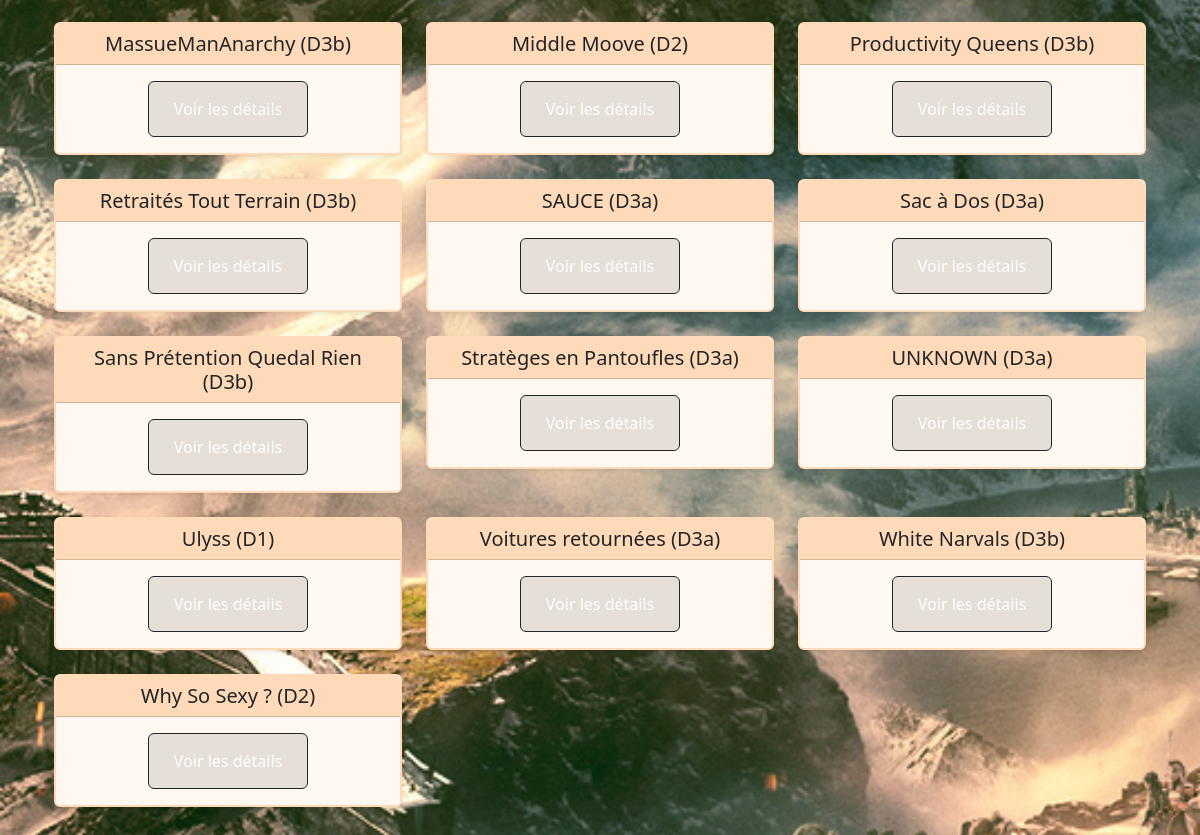
Before: /team (lower part) with the older database file.
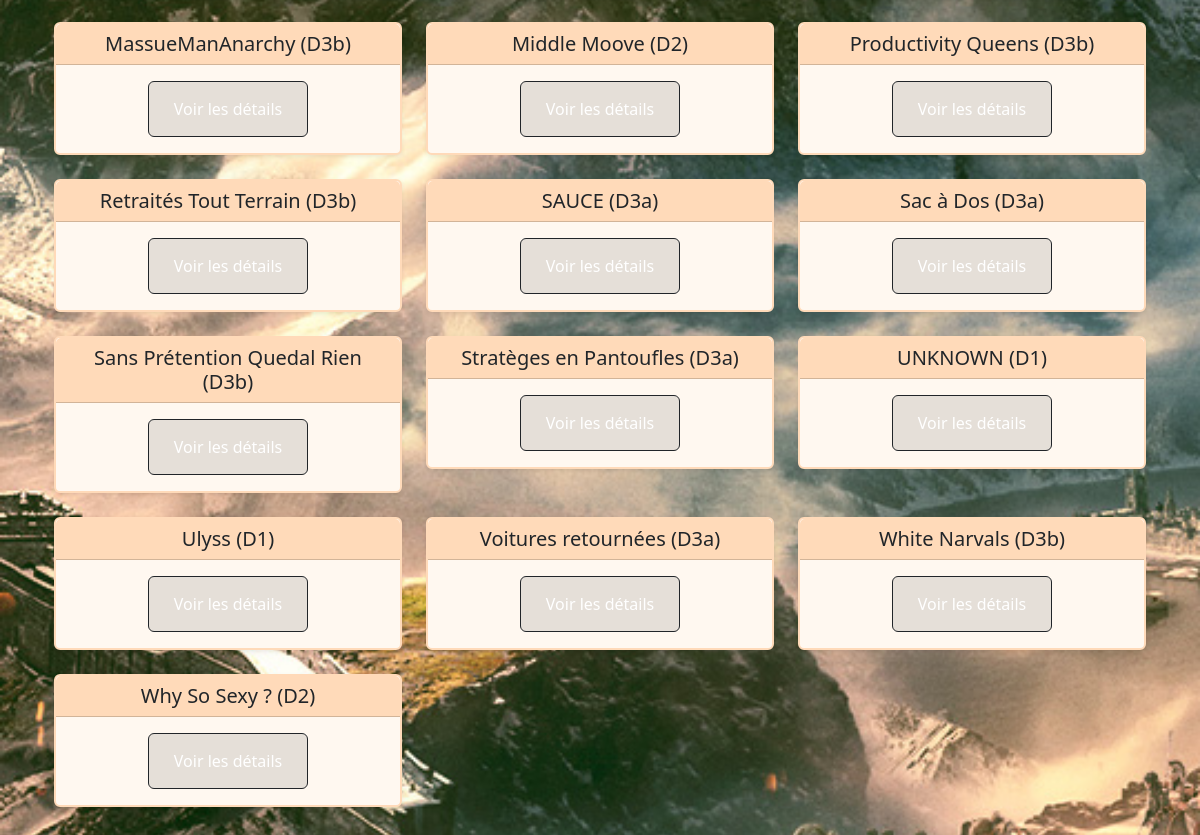
After: the same page with the newer database file.
### tables this page shows
CREATE TABLE teams (
            team_name TEXT PRIMARY KEY,
            division TEXT
        );

### main.py (the view)
@app.route('/team')
def team_list():
    teams = get_all_teams()
    return render_template('team_list.html', teams=teams)

### main.py (called while the page is built)
def get_db_connection():
    conn = sqlite3.connect('database.db')
    conn.row_factory = sqlite3.Row
    return conn

def get_all_teams():
    conn = get_db_connection()
    conn.row_factory = sqlite3.Row
    teams = conn.execute('SELECT team_name, division FROM teams ORDER BY team_name ASC').fetchall()
    conn.close()
    return teams

### templates/team_list.html (shortened to what this page needs)
{% extends 'base.html' %}
{% block content %}
<div class="container my-5">
  <div class="row">
    {% for team in teams %}
    <div class="col-md-4 mb-4">
      <div class="card shadow-sm" style="border: 2px solid #FFDAB9; background-color: #FFF8F0;">
        <div class="card-header" style="background-color: #FFDAB9;">
<h5 class="card-title mb-0 text-center">
  {{ team['team_name'] }} (D{{ team['division'] }})
</h5>
        </div>
        <div class="card-body text-center">
          <a href="{{ url_for('team_details', team_name=team['team_name']) }}" class="btn btn-outline-dark">
            Voir les détails
          </a>
        </div>
      </div>
    </div>
    {% else %}
    <div class="col-12">
      <div class="alert alert-warning text-center" role="alert">
        Aucune équipe
      </div>
    </div>
    {% endfor %}
  </div>
</div>
{% endblock %}

Changed rows visible on the page:
changed teams "UNKNOWN": division "3a" → "1"
